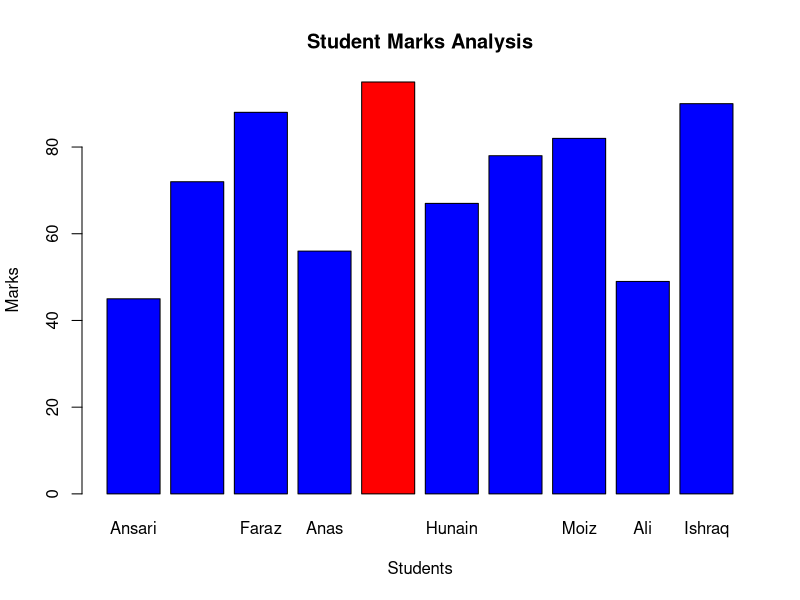

The R script that drew this image:

marks <- c(45, 72, 88, 56, 95, 67, 78, 82, 49, 90)
students <- c("Ansari", "Ammar", "Faraz", "Anas", "Hammad", "Hunain", "Hassan", "Moiz", "Ali", "Ishraq")


total_students <- length(marks)
avg_marks <- mean(marks)
highest_mark <- max(marks)
lowest_mark <- min(marks)

cat("Total Students:", total_students, "\n")
cat("Average Marks:", avg_marks, "\n")
cat("Highest Mark:", highest_mark, "\n")
cat("Lowest Mark:", lowest_mark, "\n")


colors <- c("blue", "blue", "blue", "blue", "blue", "blue", "blue", "blue", "blue", "blue")

colors[marks == highest_mark] <- "red"

barplot(marks, names.arg = students, col = colors,
        main = "Student Marks Analysis",
        xlab = "Students", ylab = "Marks")